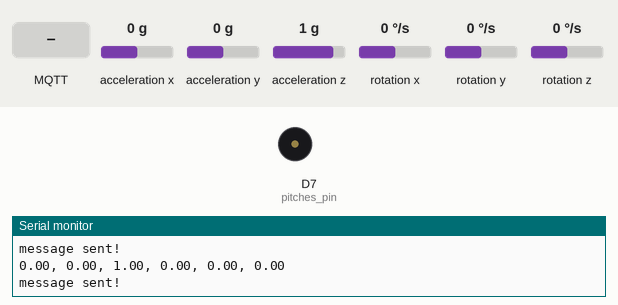
Simulated run of this sketch. Board: Arduino Nano 33 IoT. On the bench: buzzer (waves = sounding), the last lines printed to the serial monitor. The test bench sets the inputs (shaded band); at power-on: acceleration x 0 g, acceleration y 0 g, acceleration z 1 g, rotation x 0 °/s, rotation y 0 °/s, rotation z 0 °/s. WiFi joins after 1.5 s; servers stay silent unless stated; no MQTT or app messages arrive unless stated.

Above: at 2.7 s.
2.8 s: MQTT message "1" arrives on the first subscribed topic
At 3.5 s:
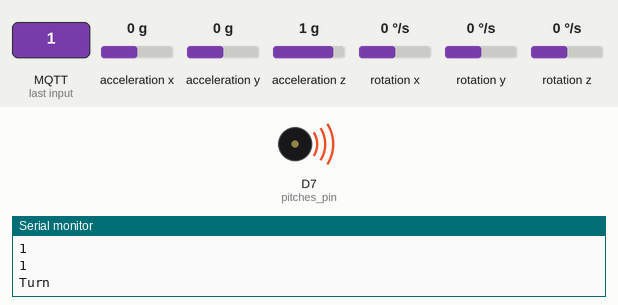
5.3 s: MQTT message "on" arrives on the first subscribed topic
6.8 s: MQTT message "0" arrives on the first subscribed topic
Timing chart, 0 to 9.8 s (numbered marks = the images above; inputs shaded):
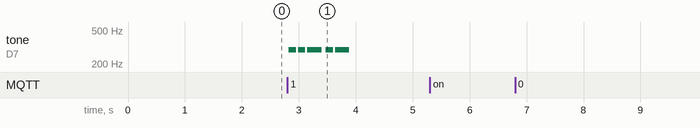

Measured:
- after the input at 2.8 s, tone on D7 (pitches_pin): plays 294 Hz for 0.12 s, 294 Hz for 0.12 s, 294 Hz for 0.25 s, 294 Hz for 0.12 s, 294 Hz for 0.25 s, starting at once

The sketch:

MQTT_PublishNoPassword.ino
```cpp
#include <PubSubClient.h> // Allows us to connect to, and publish to the MQTT broker
#include <Arduino_LSM6DS3.h>
#include <WiFiNINA.h>

#include "pitches.h"
int pitches_pin = 7;

int melody[] = {
NOTE_D4, NOTE_D4, NOTE_D4, NOTE_D4, NOTE_D4, NOTE_D4, NOTE_D4, NOTE_D4,
NOTE_A3, NOTE_C4, NOTE_D4, NOTE_D4, NOTE_D4, NOTE_E4, NOTE_F4, NOTE_F4,
NOTE_F4, NOTE_G4, NOTE_E4, NOTE_E4, NOTE_D4, NOTE_C4, NOTE_C4, NOTE_D4,
0, NOTE_A3, NOTE_C4, NOTE_B3, NOTE_D4, NOTE_B3, NOTE_E4, NOTE_F4,
NOTE_F4, NOTE_C4, NOTE_C4, NOTE_C4, NOTE_C4, NOTE_D4, NOTE_C4,
NOTE_D4, 0, 0, NOTE_A3, NOTE_C4, NOTE_D4, NOTE_D4, NOTE_D4, NOTE_F4,
NOTE_G4, NOTE_G4, NOTE_G4, NOTE_A4, NOTE_A4, NOTE_A4, NOTE_A4, NOTE_G4,
NOTE_A4, NOTE_D4, 0, NOTE_D4, NOTE_E3, NOTE_F4, NOTE_F4, NOTE_G4, NOTE_A4,
NOTE_D4, 0, NOTE_D4, NOTE_F4, NOTE_E4, NOTE_E4, NOTE_F4, NOTE_D4
};
int noteDurations[] = {
8,8,4,8,4,8,
4,8,8,8,8,4,4,8,8,4,4,8,8,4,4,8,8,
8,4,8,8,8,4,4,8,8,4,4,8,8,4,4,8,4,
4,8,8,8,8,4,4,8,8,4,4,8,8,4,4,8,8,
8,4,8,8,8,4,4,4,8,4,8,8,8,4,4,8,8
};

// WIFI
const char* ssid = "hscc-demo";
const char* wifi_password = "tRUfEC3o";

// MQTT
const char* mqtt_server = "140.113.213.21";
const char* mqtt_topic = "Nano/player/IMU";
const char* mqtt_topic_subscribe = "Server/player/ANS";
const char* clientID = "player001";
const char client_num = '1';

// payload
String Nano_info, sending_data;
int count = 0;

WiFiClient wifiClient;
PubSubClient client(mqtt_server, 1883, wifiClient);

void ReceivedMessage(char* topic, byte* payload, unsigned int length) {
  Serial.println((char)payload[0]);
  count++;
  Serial.println(count);
  if((char)payload[0] == client_num)
  {
    Serial.println("Turn");
    play_music();
    Serial.println("Over");
  }
}

void setup() {

  pinMode(pitches_pin, OUTPUT);
  Serial.begin(115200);
  Serial.print("Connecting to ");
  Serial.println(ssid);

  // Connect to the WiFi
  WiFi.begin(ssid, wifi_password);

  // Wait until the connection has been confirmed before continuing
  while (WiFi.status() != WL_CONNECTED) {
    delay(500);
    Serial.print(".");
  }

  // Debugging - Output the IP Address of the Nano
  Serial.println("WiFi connected");
  Serial.print("IP address: ");
  Serial.println(WiFi.localIP());

  // Connect to MQTT Broker
  // client.connect returns a boolean value to let us know if the connection was successful.
  if (client.connect(clientID)) {
    Serial.println("Connected to MQTT Broker!");
  }
  else {
    Serial.println("Connection to MQTT Broker failed...");
  }

  if(!IMU.begin())
  {
    Serial.println("Failed to initialize IMU ! ");
    while(true);// halt program
  }
  Serial.println("IMU initialized");

  sending_data = String();
  Nano_info = String();

  client.subscribe(mqtt_topic_subscribe);
  client.setCallback(ReceivedMessage);
}

void loop()
{
  float aX, aY, aZ;
  float gX, gY, gZ;
  const char * spacer = ", ";
  if (IMU.accelerationAvailable() && IMU.gyroscopeAvailable())
  {
    IMU.readAcceleration(aX, aY, aZ);
    IMU.readGyroscope(gX, gY, gZ);
    Serial.print(aX); Serial.print(spacer);
    Serial.print(aY); Serial.print(spacer);
    Serial.print(aZ); Serial.print(spacer);
    Serial.print(gX); Serial.print(spacer);
    Serial.print(gY); Serial.print(spacer);
    Serial.println(gZ);
  }

  sending_data = String();
  Nano_info = String(clientID);
  sending_data = Nano_info + spacer + aX + spacer + aY + spacer + aZ + spacer + gX + spacer + gY + spacer + gZ;
  char sending_char[50];
  sending_data.toCharArray(sending_char, 50);

  if (client.publish(mqtt_topic, sending_char))
  {
    Serial.println("message sent!");
    delay(30);
  }
  else
  {
    Serial.println("Message failed to send. Reconnecting to MQTT Broker and trying again");
    client.connect(clientID);
    delay(10);
    client.publish(mqtt_topic, sending_char);
  }

  client.loop();
}

void play_music()
{
  for (int thisNote = 0; thisNote < 5; thisNote++)
  {
    int noteDuration = 1000 / noteDurations[thisNote];
    tone(pitches_pin, melody[thisNote], noteDuration);
    int pauseBetweenNotes = noteDuration * 1.30;
    delay(pauseBetweenNotes);
    noTone(pitches_pin);
  }
}
```

pitches.h
```cpp
/*************************************************

 * Public Constants

 *************************************************/

#define NOTE_B0  31
#define NOTE_C1  33
#define NOTE_CS1 35
#define NOTE_D1  37
#define NOTE_DS1 39
#define NOTE_E1  41
#define NOTE_F1  44
#define NOTE_FS1 46
#define NOTE_G1  49
#define NOTE_GS1 52
#define NOTE_A1  55
#define NOTE_AS1 58
#define NOTE_B1  62
#define NOTE_C2  65
#define NOTE_CS2 69
#define NOTE_D2  73
#define NOTE_DS2 78
#define NOTE_E2  82
#define NOTE_F2  87
#define NOTE_FS2 93
#define NOTE_G2  98
#define NOTE_GS2 104
#define NOTE_A2  110
#define NOTE_AS2 117
#define NOTE_B2  123
#define NOTE_C3  131
#define NOTE_CS3 139
#define NOTE_D3  147
#define NOTE_DS3 156
#define NOTE_E3  165
#define NOTE_F3  175
#define NOTE_FS3 185
#define NOTE_G3  196
#define NOTE_GS3 208
#define NOTE_A3  220
#define NOTE_AS3 233
#define NOTE_B3  247
#define NOTE_C4  262
#define NOTE_CS4 277
#define NOTE_D4  294
#define NOTE_DS4 311
#define NOTE_E4  330
#define NOTE_F4  349
#define NOTE_FS4 370
#define NOTE_G4  392
#define NOTE_GS4 415
#define NOTE_A4  440
#define NOTE_AS4 466
#define NOTE_B4  494
#define NOTE_C5  523
#define NOTE_CS5 554
#define NOTE_D5  587
#define NOTE_DS5 622
#define NOTE_E5  659
#define NOTE_F5  698
#define NOTE_FS5 740
#define NOTE_G5  784
#define NOTE_GS5 831
#define NOTE_A5  880
#define NOTE_AS5 932
#define NOTE_B5  988
#define NOTE_C6  1047
#define NOTE_CS6 1109
#define NOTE_D6  1175
#define NOTE_DS6 1245
#define NOTE_E6  1319
#define NOTE_F6  1397
#define NOTE_FS6 1480
#define NOTE_G6  1568
#define NOTE_GS6 1661
#define NOTE_A6  1760
#define NOTE_AS6 1865
#define NOTE_B6  1976
#define NOTE_C7  2093
#define NOTE_CS7 2217
#define NOTE_D7  2349
#define NOTE_DS7 2489
#define NOTE_E7  2637
#define NOTE_F7  2794
#define NOTE_FS7 2960
#define NOTE_G7  3136
#define NOTE_GS7 3322
#define NOTE_A7  3520
#define NOTE_AS7 3729
#define NOTE_B7  3951
#define NOTE_C8  4186
#define NOTE_CS8 4435
#define NOTE_D8  4699
#define NOTE_DS8 4978
```
